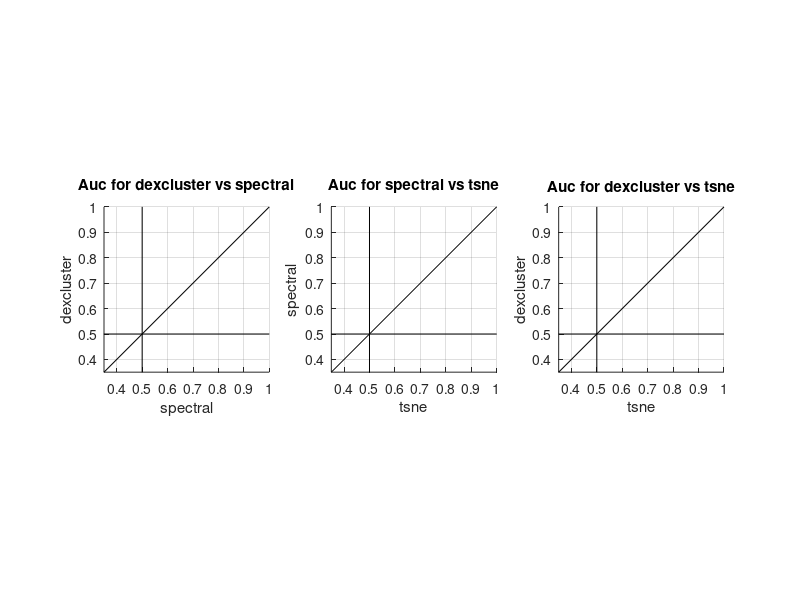

Write MATLAB code to recreate this figure. (Note: this script raises an error after producing the figure.)

set(gcf,'Position',1+[0,0,1024*1.5,1024*0.75]);
subplot(1,3,1);
cla; hold on;
plot([0,1],[0,1],'k-');plot([0.5,0.5],[0,1],'k-');plot([0,1],[0.5,0.5],'k-');
grid on;xlim([0.35,1]);ylim([0.35,1]);axis square;xlabel('spectral');ylabel('dexcluster');
title('Auc for dexcluster vs spectral');
subplot(1,3,2);
cla; hold on;
plot([0,1],[0,1],'k-');plot([0.5,0.5],[0,1],'k-');plot([0,1],[0.5,0.5],'k-');
grid on;xlim([0.35,1]);ylim([0.35,1]);axis square;xlabel('tsne');ylabel('spectral');
title('Auc for spectral vs tsne');
subplot(1,3,3);
cla; hold on;
plot([0,1],[0,1],'k-');plot([0.5,0.5],[0,1],'k-');plot([0,1],[0.5,0.5],'k-');
grid on;xlim([0.35,1]);ylim([0.35,1]);axis square;xlabel('tsne');ylabel('dexcluster');
title('Auc for dexcluster vs tsne');
%%%%%%%%;
c_ = colormap(colormap_beach());
X_ = linspace(0.5,0.75,6); n_X = length(X_); c_X_ = c_(round(linspace(1,size(c_,1),n_X)),:);
mu_ = linspace(0.2,1.0,5); n_mu = length(mu_); str_mu_ = {'o','^','s','p','h'};
n_iteration = 4;
for nX=1:n_X;
X = X_(nX);
for nmu=1:n_mu;
mu = mu_(nmu);
for niteration=1:n_iteration;
%rng(1);
%M=1780; N=1e4; gamma = 0.05;
%M=178; N=1e3; gamma = 0.05;
M=178*5; N=1e3*5; gamma = 0.05;
MX = ceil(M^X); NX = ceil(N^X);
A = randn(M,N); B=randn(MX,NX)+mu*ones(MX,1)*(2*(rand(1,NX)>0.5) - 1); 
for nj=1:2; 
pf_{nj} = randperm(size(A,nj)); 
[~,pi_{nj}] = sort(pf_{nj}); [~,pi_{nj}] = sort(pi_{nj}); 
end;% for nj=1:2;
A(pf_{1}(1:MX),pf_{2}(1:NX)) = B;
%%%%%%%%;
% Binarize? ;
%%%%%%%%;
% A = 2*(A>0)-1;
%%%%%%%%;
tic; [tmp_U_,tmp_S_,tmp_V_] = svds(A,1); t_s_ = toc;
[~,tmp_U_ij_] = sort(abs(tmp_U_),'descend'); [~,tmp_V_ij_] = sort(abs(tmp_V_),'descend');
rkeep_s_ = tmp_U_ij_; ckeep_s_ = tmp_V_ij_;
[~,tmp_Bn_] = intersect(rkeep_s_,pi_{1}(1:size(B,1)),'stable'); [~,tmp_Bc_] = intersect(rkeep_s_,pi_{1}(size(B,1)+1:end),'stable'); Auc_s_(1) = auc_0(tmp_Bn_,tmp_Bc_);
[~,tmp_Bn_] = intersect(ckeep_s_,pi_{2}(1:size(B,2)),'stable'); [~,tmp_Bc_] = intersect(ckeep_s_,pi_{2}(size(B,2)+1:end),'stable'); Auc_s_(2) = auc_0(tmp_Bn_,tmp_Bc_);
Auc_s_avg = mean(Auc_s_); disp(sprintf(' %% spectral   t%4.2f [%0.2f %0.2f] --> %0.2f',t_s_,Auc_s_,Auc_s_avg));
%%%%%%%%;
tic; out_xdrop_m_ = dexcluster_nonbinary_AAAA_ver0(A,gamma); t_m_ = toc;
rdrop_m_ = out_xdrop_m_(:,1); rdrop_m_ = 1+rdrop_m_(find(rdrop_m_>-1)); 
cdrop_m_ = out_xdrop_m_(:,2); cdrop_m_ = 1+cdrop_m_(find(cdrop_m_>-1)); 
rkeep_m_ = rdrop_m_(end:-1:1); ckeep_m_ = cdrop_m_(end:-1:1);
[~,tmp_Bn_] = intersect(rkeep_m_,pi_{1}(1:size(B,1)),'stable'); [~,tmp_Bc_] = intersect(rkeep_m_,pi_{1}(size(B,1)+1:end),'stable'); Auc_m_(1) = auc_0(tmp_Bn_,tmp_Bc_);
[~,tmp_Bn_] = intersect(ckeep_m_,pi_{2}(1:size(B,2)),'stable'); [~,tmp_Bc_] = intersect(ckeep_m_,pi_{2}(size(B,2)+1:end),'stable'); Auc_m_(2) = auc_0(tmp_Bn_,tmp_Bc_);
Auc_m_avg = mean(Auc_m_); disp(sprintf(' %% dexcluster t%4.2f [%0.2f %0.2f] --> %0.2f',t_m_,Auc_m_,Auc_m_avg));
%%%%%%%%;
tic; tsne_ord1_ = fast_tsne(A,struct('rand_seed',niteration,'no_dims',1)); t_m_ = toc;
Auc_t_avg = auc_0(tsne_ord1_(pi_{1}(1:MX)),tsne_ord1_(pi_{1}(MX+1:M))); Auc_t_avg = max(Auc_t_avg,1-Auc_t_avg);
flag_plot=0;
if flag_plot;
clf;
hold on; 
plot(1:MX,tsne_ord1_(pi_{1}(1:MX),1),'r.','MarkerSize',25);
plot(MX+1:M,tsne_ord1_(pi_{1}(MX+1:end),1),'b.','MarkerSize',15);
hold off;
end;%if flag_plot;
%{
% try mu=1.2; X=0.62.; 
tic; tsne_ord2_ = fast_tsne(A,struct('rand_seed',niteration,'no_dims',2,'theta',0)); t_m_ = toc;
flag_plot=1;
if flag_plot;
clf;
 subplot(1,2,1);
hold on; 
plot(tsne_ord2_(pi_{1}(1:MX),1),tsne_ord2_(pi_{1}(1:MX),2),'r.','MarkerSize',25);
plot(tsne_ord2_(pi_{1}(MX+1:end),1),tsne_ord2_(pi_{1}(MX+1:end),2),'b.','MarkerSize',15);
hold off;
idx2 = kmeans(tsne_ord2_(:,1:2),2);
 subplot(1,2,2);
gscatter(tsne_ord2_(:,1),tsne_ord2_(:,2),idx2);
end;%if flag_plot;
 %}
%%%%%%%%;
flag_plot=0;
if flag_plot;
colormap(colormap_beach());
subplot(1,3,1); imagesc(A(pi_{1},pi_{2}),[-1,1]); set(gca,'XTick',[],'Ytick',[]); title('A orig');
subplot(1,3,2); imagesc(A(rkeep_s_,ckeep_s_),[-1,1]); set(gca,'XTick',[],'Ytick',[]); title(sprintf('spectral A%0.2f',Auc_s_avg));
subplot(1,3,3); imagesc(A(rkeep_m_,ckeep_m_),[-1,1]); set(gca,'XTick',[],'Ytick',[]); title(sprintf('dexcluster A%0.2f',Auc_m_avg));
set(gcf,'Position',1+[0,0,1024,512]);
end;%if flag_plot;
%%%%%%%%;
subplot(1,3,1);hold on; plot(Auc_s_avg,Auc_m_avg,str_mu_{nmu},'Color',c_X_(nX,:)); 
subplot(1,3,2);hold on; plot(Auc_t_avg,Auc_s_avg,str_mu_{nmu},'Color',c_X_(nX,:)); 
subplot(1,3,3);hold on; plot(Auc_t_avg,Auc_m_avg,str_mu_{nmu},'Color',c_X_(nX,:)); 
drawnow();
end;%for niteration=1:n_iteration;
end;%for nmu=1:n_mu;
end;%for nX=1:n_X;
hold off; 
disp('returning');return;

%%%%%%%%%%%%%%%%%%%%%%%%%%%%%%%%%%%%%%%%%%%%%%%%%%%%%%%%%%%%%%%%;
